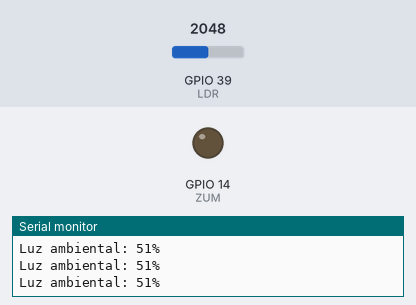
A sketch run on a simulated ESP32. Parts: output pins drawn as LEDs (lit = HIGH), the last lines printed to the serial monitor. The test bench sets the inputs (shaded band); at power-on: GPIO 39 (LDR) = 2048.

Above: at 1.3 s.
1.4 s: GPIO 39 (LDR) set to 1939
At 2.7 s:
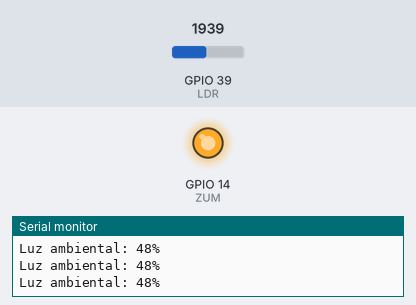
3.0 s: GPIO 39 (LDR) set to 2047
At 4.0 s:
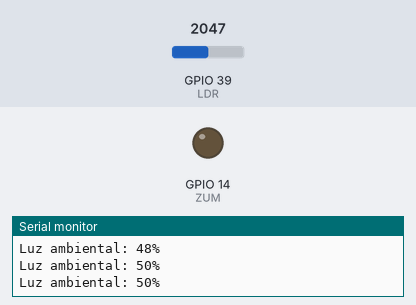
4.5 s: GPIO 39 (LDR) set to 1228
At 5.1 s:
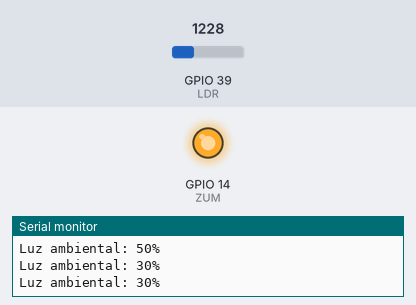
Timing chart, 0 to 7.5 s (numbered marks = the images above; inputs shaded):
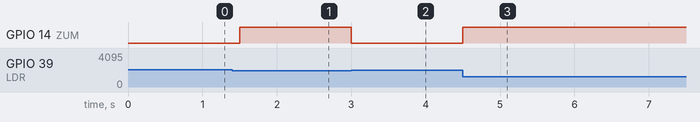

Measured:
- the behaviour switches between 2007 and 2006 on GPIO 39 (LDR) (found by bisection; images 0 and 1)
- after the input at 1.4 s, GPIO 14 (ZUM): LOW → HIGH after 0.10 s
- after the input at 3.0 s, GPIO 14 (ZUM): HIGH → LOW at once
- after the input at 4.5 s, GPIO 14 (ZUM): LOW → HIGH at once

The sketch:

buzzer.ino
```cpp
/*
  Actividad N° 5 - Zumbador y LDR

  Detecta cambios en el nivel de luz ambiental haciendo uso
  de un sensor LDR, y a su vez indica de manera porcentual
  los parametros sensados a traves del Monitor Serial.
  Cuando el nivel de luminosidad es inferior a los 50%,
  activa un zumbador.

  Nota:
  - No se requiere ningun tipo de componente extra para esta actividad.
  - Es necesario tener la Placa Educativa conectada a su computadora,
    y haber seleccionado la placa correspondiente en herramientas.

  Año 2022
  por FANIOT
  http://www.faniot.com.ar

*/

#define LDR 39   // Definimos el Pin del sensor LDR, en este caso es el 39.
#define ZUM 14   // Definimos el Pin del zumbador, en este caso es el 14.

// La funcion "setup" se ejecuta una vez al resetear o encender la placa.
void setup() {

  //Inicializamos la comunicacion serial a 9600 bits por segundo:
  Serial.begin(115200);
  //Inicializamos el pin digital del zumbador como salida.
  pinMode(ZUM, OUTPUT);
}


// La funcion "loop" se ejecuta una y otra vez constantemente.
void loop() {


  int luminosidad = map(analogRead(LDR), 4095, 0, 100, 0);  // Leemos el LDR, usamos la funcion "map" para convertir el valor analogico
                                                            // de 0-1023 a 0-100 el cual sera nuestro porcentaje, y lo guardamos en
                                                            // una variable del tipo entero.

  if (luminosidad < 50){                                    // Evaluamos la variable "luminosidad", y si esta es menor a 50
    digitalWrite(ZUM, HIGH);                                // enviamos una señal "HIGH" que hara sonar el zumbador.
  }else
    digitalWrite(ZUM, LOW);                                 // De no cumplirse la condicion, detenemos el sonido.

  Serial.print("Luz ambiental: ");                          // Imprimimos el texto "Luz ambiental:"
  Serial.print(luminosidad);                                // Imprimimos la variable
  Serial.println("%");                                      // Imprimimos el simbolo de porcentaje, y hacemos un salto de linea
  delay(500);                                               // Esperamos 500 milisegundos por cada lectura
}
```
